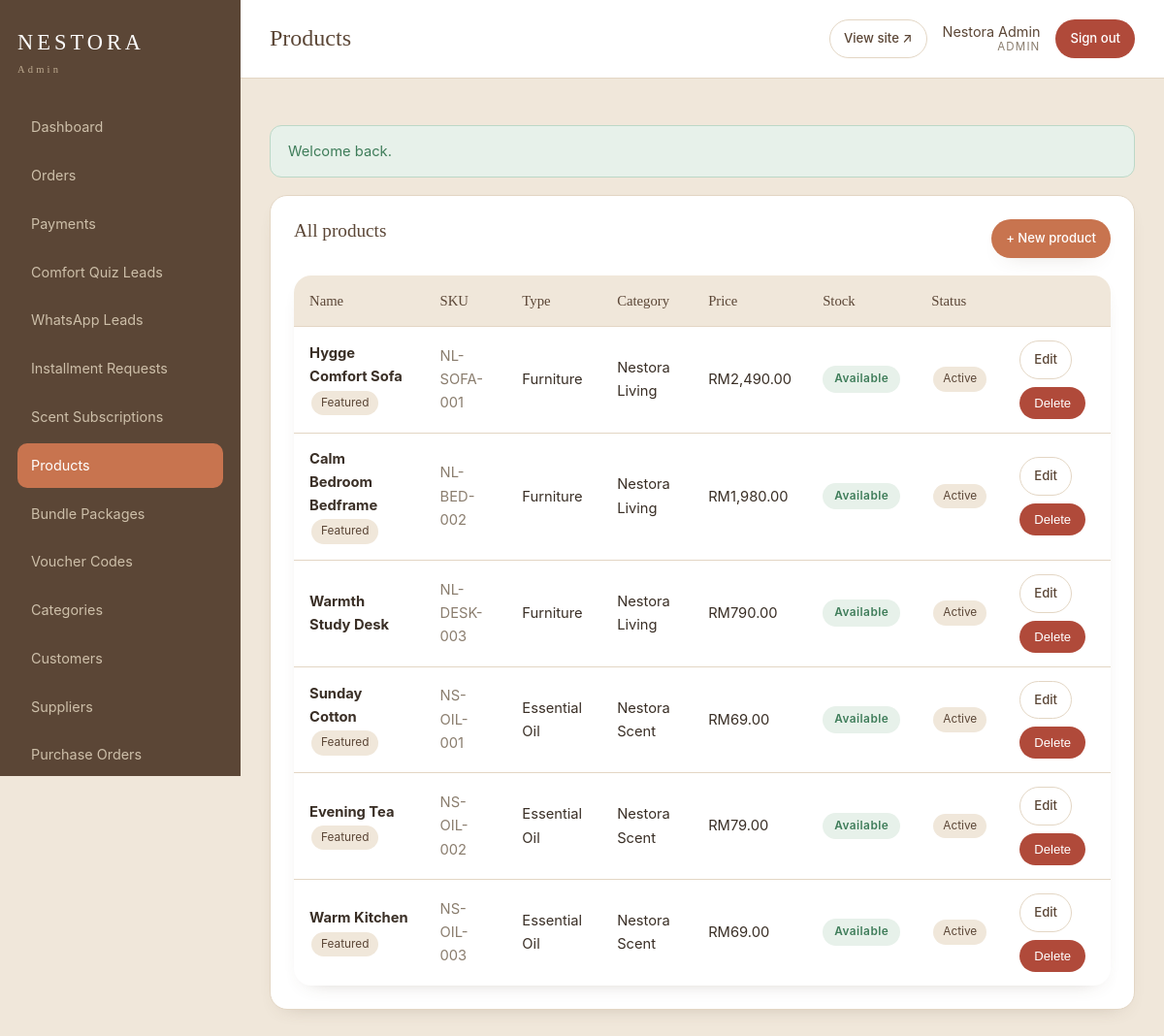
Page /admin/products.php (signed in) on the committed database.
### tables this page shows
CREATE TABLE IF NOT EXISTS products (
    id                   INT UNSIGNED NOT NULL AUTO_INCREMENT,
    name                 VARCHAR(190)  NOT NULL,
    slug                 VARCHAR(210)  NOT NULL,
    sku                  VARCHAR(80)   NOT NULL,
    category_id          INT UNSIGNED  NULL,
    product_type         ENUM('furniture','essential_oil','diffuser','bundle') NOT NULL DEFAULT 'furniture',
    short_description    VARCHAR(500)  NULL,
    long_description     TEXT          NULL,
    feeling_tags         VARCHAR(255)  NULL,             
    scent_profile        VARCHAR(255)  NULL,             
    scent_mood           VARCHAR(180)  NULL,
    scent_notes          VARCHAR(255)  NULL,
    best_room_usage      VARCHAR(180)  NULL,
    usage_instructions   TEXT          NULL,
    safety_disclaimer    TEXT          NULL,
    bottle_size          VARCHAR(80)   NULL,             
    material             VARCHAR(255)  NULL,             
    dimensions           VARCHAR(255)  NULL,             
    delivery_note        VARCHAR(255)  NULL,
    price                DECIMAL(10,2) NOT NULL DEFAULT 0.00,    
    base_price           DECIMAL(10,2) NULL,                      
    promo_price          DECIMAL(10,2) NULL,
    installment_eligible TINYINT(1)    NOT NULL DEFAULT 0,
    max_installment_months ENUM('6','12','24') NOT NULL DEFAULT '24',
    supplier_cost        DECIMAL(10,2) NULL,             
    cost_price           DECIMAL(10,2) NULL,             
    supplier_id          INT UNSIGNED  NULL,
    stock_status         ENUM('available','preorder','checking','unavailable') NOT NULL DEFAULT 'available',
    track_inventory      TINYINT(1)    NOT NULL DEFAULT 0,
    stock_quantity       INT           NOT NULL DEFAULT 0,
    low_stock_threshold  INT           NOT NULL DEFAULT 0,
    is_featured          TINYINT(1)    NOT NULL DEFAULT 0,
    status               ENUM('draft','active','hidden') NOT NULL DEFAULT 'draft',
    created_at           DATETIME      NOT NULL DEFAULT CURRENT_TIMESTAMP,
    updated_at           DATETIME      NOT NULL DEFAULT CURRENT_TIMESTAMP ON UPDATE CURRENT_TIMESTAMP,
    PRIMARY KEY (id),
    UNIQUE KEY uq_product_slug (slug),
    UNIQUE KEY uq_product_sku (sku),
    KEY idx_product_type (product_type),
    KEY idx_product_status (status),
    KEY idx_product_category (category_id),
    CONSTRAINT fk_product_category FOREIGN KEY (category_id) REFERENCES categories(id) ON DELETE SET NULL,
    CONSTRAINT fk_product_supplier FOREIGN KEY (supplier_id) REFERENCES suppliers(id) ON DELETE SET NULL
);

CREATE TABLE IF NOT EXISTS categories (
    id          INT UNSIGNED NOT NULL AUTO_INCREMENT,
    name        VARCHAR(120)  NOT NULL,
    slug        VARCHAR(140)  NOT NULL,
    type        ENUM('furniture','essential_oil','diffuser','bundle','general') NOT NULL DEFAULT 'general',
    description TEXT          NULL,
    sort_order  INT           NOT NULL DEFAULT 0,
    status      ENUM('active','hidden') NOT NULL DEFAULT 'active',
    created_at  DATETIME      NOT NULL DEFAULT CURRENT_TIMESTAMP,
    updated_at  DATETIME      NOT NULL DEFAULT CURRENT_TIMESTAMP ON UPDATE CURRENT_TIMESTAMP,
    PRIMARY KEY (id),
    UNIQUE KEY uq_category_slug (slug)
);

### inc/functions.php (called while the page is built, shortened)
<?php
function e(?string $value): string
{
    return htmlspecialchars((string) $value, ENT_QUOTES | ENT_SUBSTITUTE, 'UTF-8');
}
function base_url(string $path = ''): string
{
    return BASE_URL . $path;
}
function money(float $amount): string
{
    return 'RM' . number_format($amount, 2);
}
function effective_price(array $product): float
{
    $price = (float) $product['price'];
    if (isset($product['promo_price']) && $product['promo_price'] !== null
        && (float) $product['promo_price'] > 0
        && (float) $product['promo_price'] < $price) {
        return (float) $product['promo_price'];
    }
    return $price;
}
function label(string $value): string
{
    return ucwords(str_replace('_', ' ', $value));
}

### admin/products.php (the view, shortened to what this page needs)
<?php
$pdo = db();
$products = $pdo->query(
    "SELECT p.*, c.name AS category_name
     FROM products p LEFT JOIN categories c ON c.id = p.category_id
     ORDER BY p.updated_at DESC"
)->fetchAll();
require_once __DIR__ . '/../inc/admin_layout.php';
?>
<div class="panel">
    <div class="panel-head">
        <h2>All products</h2>
        <a class="btn btn-primary btn-sm" href="<?= base_url('/admin/product_form.php') ?>">+ New product</a>
    </div>
    <?php if (!$products): ?>
        <p class="muted">No products yet. Create your first comfort piece.</p>
    <?php else: ?>
    <table class="table">
        <thead><tr><th>Name</th><th>SKU</th><th>Type</th><th>Category</th><th>Price</th><th>Stock</th><th>Status</th><th></th></tr></thead>
        <tbody>
        <?php foreach ($products as $p): ?>
            <tr>
                <td><strong><?= e($p['name']) ?></strong><?= $p['is_featured'] ? ' <span class="tag">Featured</span>' : '' ?></td>
                <td class="muted"><?= e($p['sku']) ?></td>
                <td><?= e(label($p['product_type'])) ?></td>
                <td><?= e($p['category_name'] ?? '-') ?></td>
                <td><?= money(effective_price($p)) ?></td>
                <td><span class="badge badge-<?= e($p['stock_status']) ?>"><?= e(label($p['stock_status'])) ?></span></td>
                <td><span class="tag"><?= e(label($p['status'])) ?></span></td>
                <td>
                    <div class="actions-inline">
                        <a class="btn btn-soft btn-sm" href="<?= base_url('/admin/product_form.php?id=' . (int)$p['id']) ?>">Edit</a>
                        <form method="post" data-confirm="Delete this product permanently?">
                            <button class="btn btn-danger btn-sm" type="submit">Delete</button>
                        </form>
                    </div>
                </td>
            </tr>
        <?php endforeach; ?>
        </tbody>
    </table>
    <?php endif; ?>
</div>

### assets/css/style.css (style rules this page uses)
:root { --cream:#fbf6ef; --oat:#f0e7da; --beige:#e7d8c4; --terracotta:#c8744f; --terracotta-dark:#a85a3a; --brown:#5b4636; --olive-grey:#7c7a6c; --ink:#3a2f26; --muted:#8a7d6e; --line:#e3d6c4; --white:#ffffff; --ok:#3f7d5a; --warn:#b8862b; --err:#b04a3a; --radius:18px; --radius-lg:28px; --shadow:0 18px 40px -22px rgba(91,70,54,.45); --shadow-sm:0 8px 22px -16px rgba(91,70,54,.45); --font-serif:'Fraunces',Georgia,serif; --font-sans:'Inter',system-ui,-apple-system,sans-serif; }
* { box-sizing:border-box;margin:0;padding:0 }
html { scroll-behavior:smooth }
body { font-family:var(--font-sans); color:var(--ink); background:var(--cream); line-height:1.65; -webkit-font-smoothing:antialiased; }
a { color:inherit;text-decoration:none }
h1,h2,h3,h4 { font-family:var(--font-serif);font-weight:500;line-height:1.2;color:var(--brown) }
.btn { display:inline-block;padding:14px 28px;border-radius:999px; font-weight:500;font-size:.95rem;cursor:pointer;border:1px solid transparent; transition:transform .18s ease, box-shadow .18s ease, background .18s ease; }
.btn-primary { background:var(--terracotta);color:#fff;box-shadow:var(--shadow-sm) }
.btn-soft { background:var(--white);color:var(--brown);border-color:var(--line) }
.table { width:100%;border-collapse:collapse;background:#fff;border-radius:var(--radius);overflow:hidden;box-shadow:var(--shadow-sm) }
.table th,.table td { padding:14px 16px;text-align:left;border-bottom:1px solid var(--line);font-size:.92rem }
.table th { background:var(--oat);font-family:var(--font-serif);font-weight:500;color:var(--brown) }
.table tr:last-child td { border-bottom:none }
.badge { display:inline-block;padding:4px 12px;border-radius:99px;font-size:.74rem;font-weight:600;letter-spacing:.04em }
.badge-available { background:#e7f1ea;color:var(--ok) }
.admin-body { background:var(--oat) }
.panel { background:#fff;border:1px solid var(--line);border-radius:var(--radius);padding:24px;box-shadow:var(--shadow-sm);margin-bottom:24px }
.panel h2 { font-size:1.2rem;margin-bottom:16px }
.panel-head { display:flex;justify-content:space-between;align-items:center;margin-bottom:18px;flex-wrap:wrap;gap:12px }
.actions-inline { display:flex;gap:8px;flex-wrap:wrap }
.btn-sm { padding:8px 14px;font-size:.82rem }
.btn-danger { background:var(--err);color:#fff }
.muted { color:var(--muted) }
.tag { display:inline-block;background:var(--oat);border-radius:99px;padding:3px 10px;font-size:.74rem;color:var(--brown);margin:2px }

### rows in the picture
products: name "Hygge Comfort Sofa", is_featured "Featured", sku "NL-SOFA-001", product_type "Furniture", category.name "Nestora Living", promo_price "RM2,490.00", stock_status "Available", status "Active"
products: name "Calm Bedroom Bedframe", is_featured "Featured", sku "NL-BED-002", product_type "Furniture", category.name "Nestora Living", price "RM1,980.00", stock_status "Available", status "Active"
products: name "Warmth Study Desk", sku "NL-DESK-003", product_type "Furniture", category.name "Nestora Living", promo_price "RM790.00", stock_status "Available", status "Active"
products: name "Sunday Cotton", is_featured "Featured", sku "NS-OIL-001", product_type "Essential Oil", category.name "Nestora Scent", promo_price "RM69.00", stock_status "Available", status "Active"
products: name "Evening Tea", is_featured "Featured", sku "NS-OIL-002", product_type "Essential Oil", category.name "Nestora Scent", price "RM79.00", stock_status "Available", status "Active"
products: name "Warm Kitchen", is_featured "Featured", sku "NS-OIL-003", product_type "Essential Oil", category.name "Nestora Scent", promo_price "RM69.00", stock_status "Available", status "Active"

### other values in the picture
$title "Dashboard"
$title "Orders"
$title "Payments"
$title "Comfort Quiz Leads"
$title "WhatsApp Leads"
$title "Installment Requests"
$title "Scent Subscriptions"
$title "Products"
$title "Bundle Packages"
$title "Voucher Codes"
$title "Categories"
$title "Customers"
$title "Suppliers"
$title "Purchase Orders"
$pageTitle "Products"
